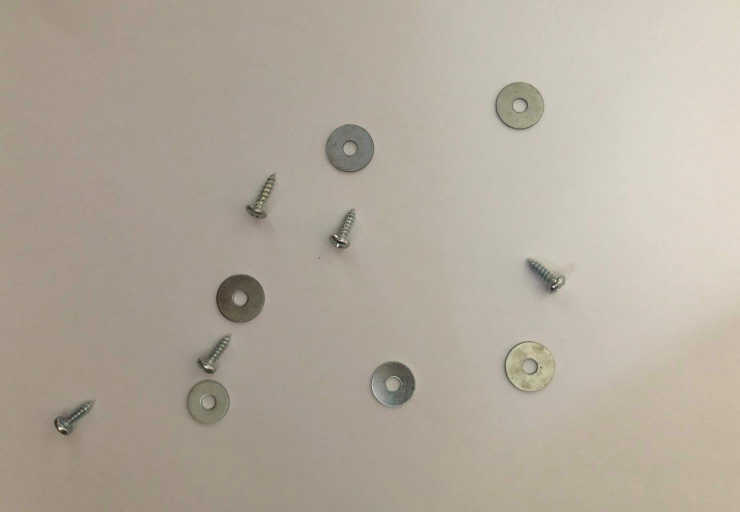
%> input picture Assignment_Input/IMG_01.jpg, 1480 x 1024 px (shown at 1/2 size)
$ octave Task1to4.m   (GNU Octave 9; MATLAB toolbox functions it lacks are replaced by stand-ins)
%> lines starting %> are read from the running program, lines starting %| are printed output that depends on the picture; in (x1, y1, x2, y2) boxes, pixels count from 0 and x2, y2 are one past the last pixel; in counts of white or black regions, pixels touching at a corner belong together; the program's own positions count from 1
clear; close all;

% Task 1: Pre-processing -----------------------
% Step-1: Load input image
I = imread('IMG_01.jpg');
%> I is the input picture: size 1024x1480x3 uint8; mean R, G, B 178.4, 169.5, 156.1
figure, imshow(I)

% Step-2: Covert image to grayscale
I_gray = rgb2gray(I);
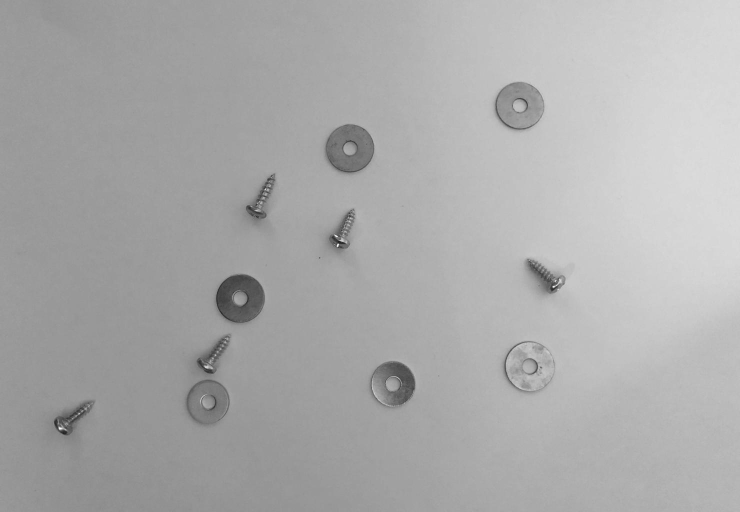
%> I_gray: size 1024x1480 uint8 (shown at 1/2 size); min 19, max 255, mean 170.7
figure, imshow(I_gray)

% Step-3: Rescale image
J = imresize(I_gray, 0.5, 'bilinear');
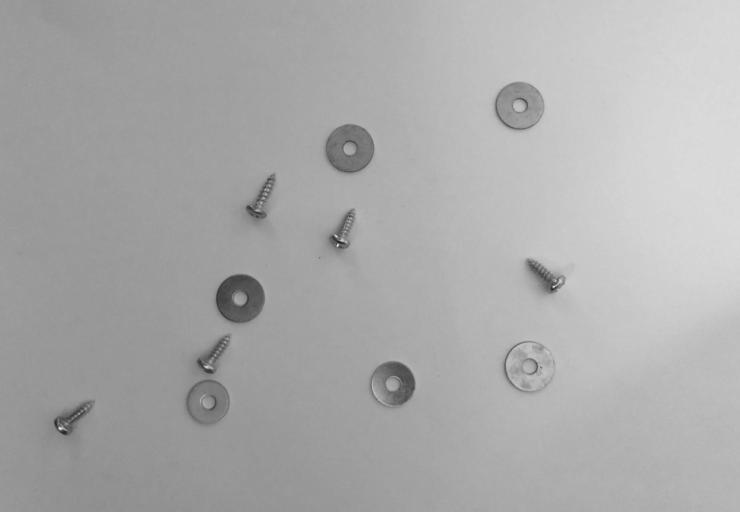
%> J: size 512x740 uint8; min 38, max 237, mean 170.7
figure, imshow(J)
title('Image reiszed to half size via billinear interpolation')
% Step-4: Produce histogram before enhancing
figure, imhist(J, 64);
%> after `imhist(J, 64)`:
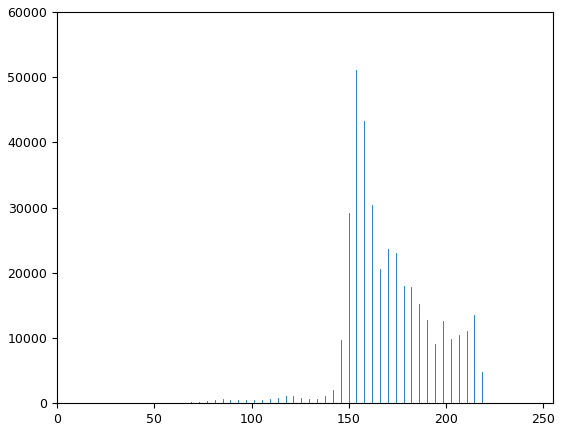
%> figure redrawn from the program's plot data; highest point at x = 153.8, y = 51028
% Step-5: Enhance image before binarisation
enhancedJ = imadjust(J);
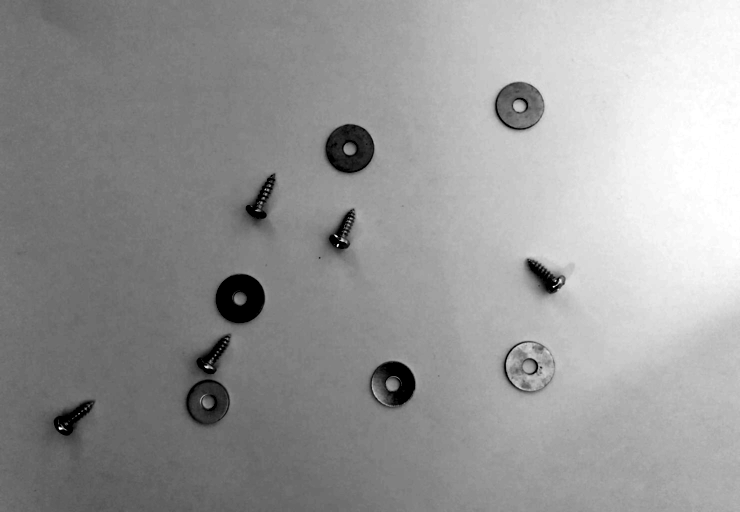
%> enhancedJ: size 512x740 uint8; min 0, max 255, mean 151.8
figure , imshow(enhancedJ);
title('Enhanced Image')
% Step-6: Histogram after enhancement
figure, imhist(enhancedJ, 64)
%> after `imhist(enhancedJ, 64)`:
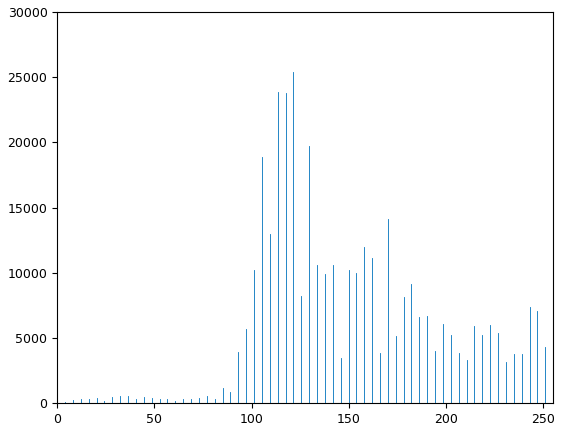
%> figure redrawn from the program's plot data; highest point at x = 121.4, y = 25415
% Step-7: Image Binarisation
BW = imbinarize(enhancedJ, 'adaptive','ForegroundPolarity','dark','Sensitivity',0.4);
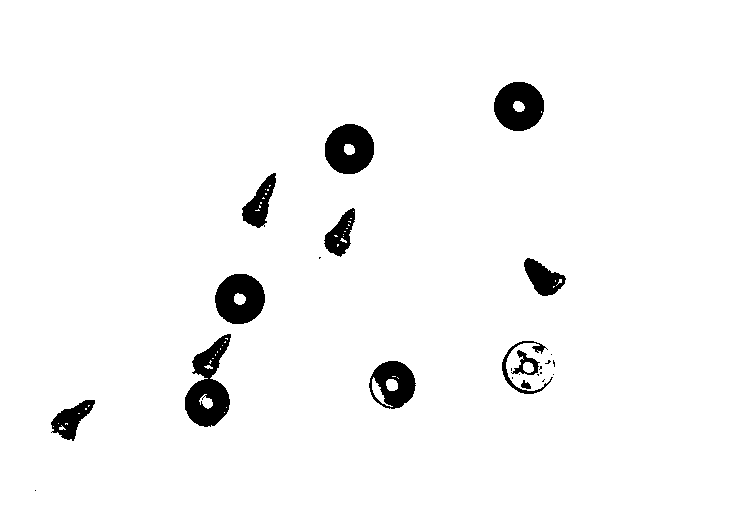
%> BW: size 512x740 logical; 96.4% white; 25 black regions (13 under 20 px), largest, box (x1, y1, x2, y2) and area: (185, 334, 231, 427) 2338, (215, 274, 265, 324) 1863, (325, 124, 374, 174) 1851
BW = imcomplement(BW);
figure, imshow(BW)
% Task 2: Edge detection ------------------------

% Task 3: Simple segmentation --------------------

% Task 4: Object Recognition --------------------

$ run again, with Assignment_Input/IMG_02.jpg copied over Assignment_Input/IMG_01.jpg
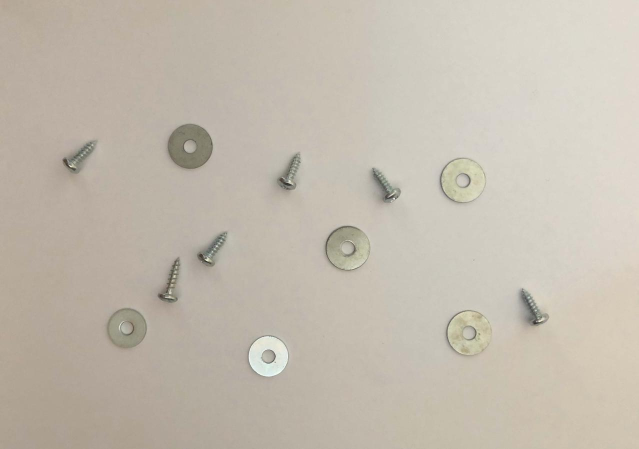
%> input picture Assignment_Input/IMG_02.jpg, 1277 x 898 px (shown at 1/2 size)
%> I is the input picture: size 898x1277x3 uint8; mean R, G, B 195.1, 187.2, 174.7
%> `imhist(enhancedJ, 64)`:
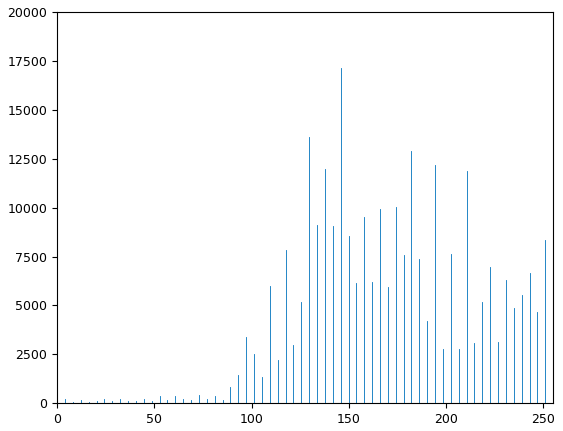
%> figure redrawn from the program's plot data; highest point at x = 145.7, y = 17114
%> `BW = imbinarize(enhancedJ, 'adaptive','ForegroundPolarity','dark','Sen..`:
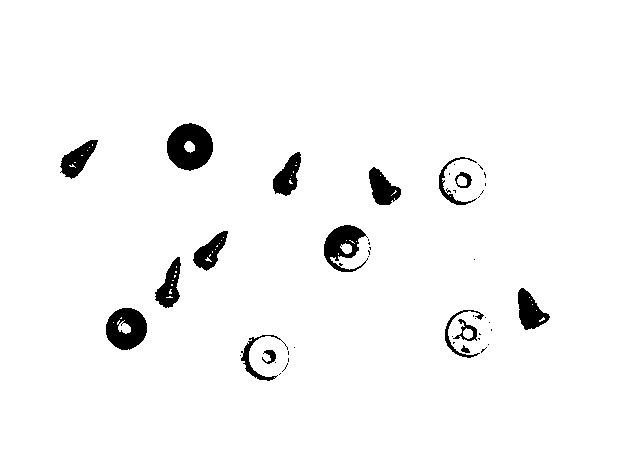
%> BW: size 449x639 logical; 96.6% white; 48 black regions (32 under 20 px), largest, box (x1, y1, x2, y2) and area: (167, 123, 213, 171) 1596, (106, 308, 147, 350) 1229, (324, 225, 368, 272) 1063

$ run again, with Assignment_Input/IMG_03.jpg copied over Assignment_Input/IMG_01.jpg
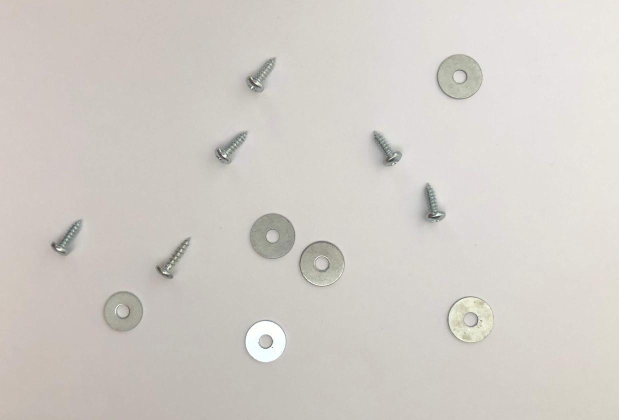
%> input picture Assignment_Input/IMG_03.jpg, 1238 x 840 px (shown at 1/2 size)
%> I is the input picture: size 840x1238x3 uint8; mean R, G, B 209.9, 205.4, 199.8
%> `imhist(enhancedJ, 64)`:
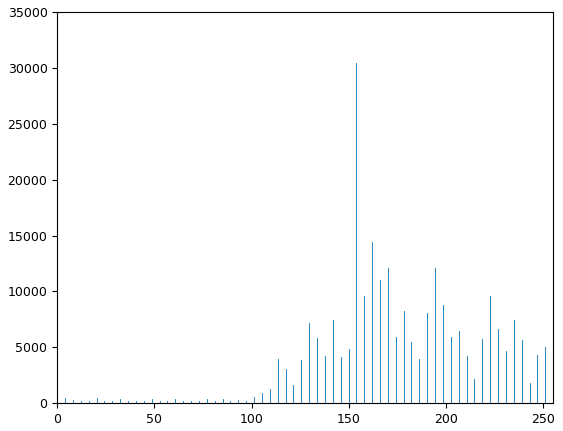
%> figure redrawn from the program's plot data; highest point at x = 153.8, y = 30456
%> `BW = imbinarize(enhancedJ, 'adaptive','ForegroundPolarity','dark','Sen..`:
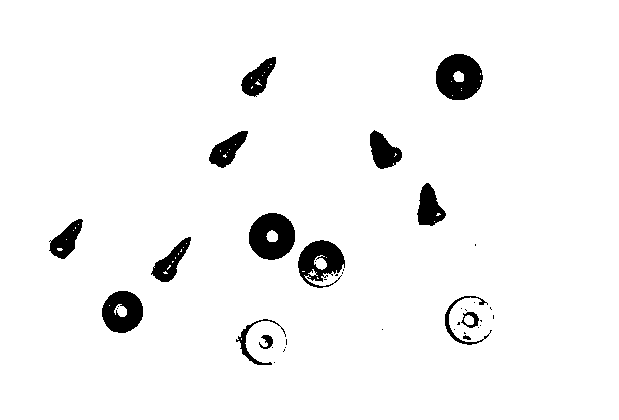
%> BW: size 420x619 logical; 95.7% white; 40 black regions (25 under 20 px), largest, box (x1, y1, x2, y2) and area: (436, 54, 483, 100) 1603, (249, 213, 295, 260) 1597, (298, 240, 345, 288) 1316

$ run again, with Assignment_Input/IMG_04.jpg copied over Assignment_Input/IMG_01.jpg
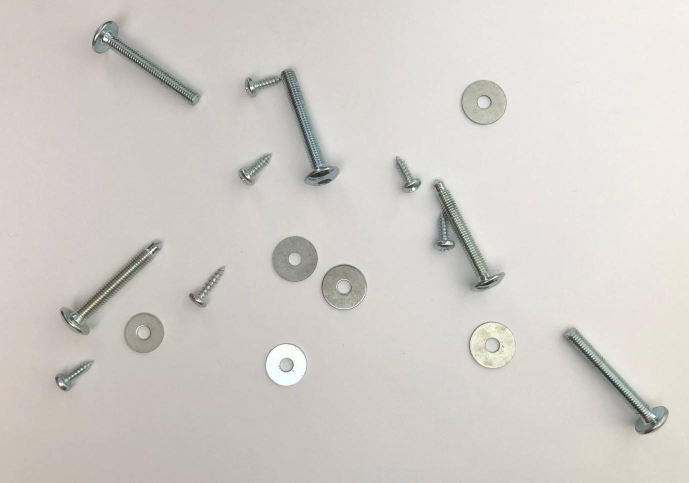
%> input picture Assignment_Input/IMG_04.jpg, 1377 x 966 px (shown at 1/2 size)
%> I is the input picture: size 966x1377x3 uint8; mean R, G, B 209.9, 206.1, 200.7
%> `imhist(enhancedJ, 64)`:
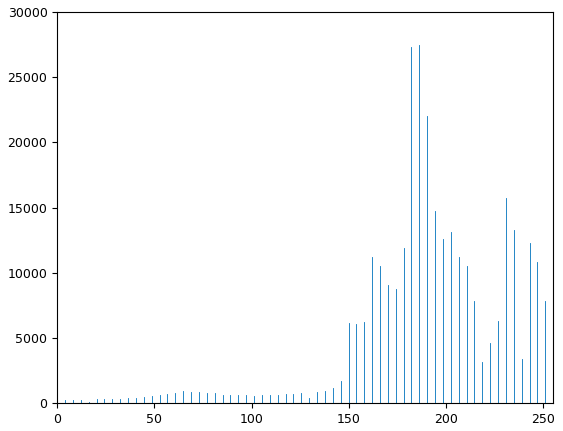
%> figure redrawn from the program's plot data; highest point at x = 186.2, y = 27488
%> `BW = imbinarize(enhancedJ, 'adaptive','ForegroundPolarity','dark','Sen..`:
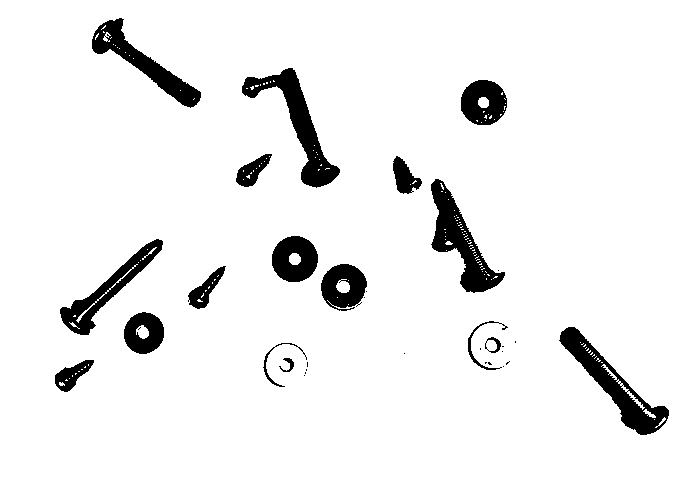
%> BW: size 483x689 logical; 93.3% white; 34 black regions (17 under 20 px), largest, box (x1, y1, x2, y2) and area: (242, 68, 340, 188) 3027, (559, 327, 669, 435) 3005, (431, 179, 505, 293) 2967
